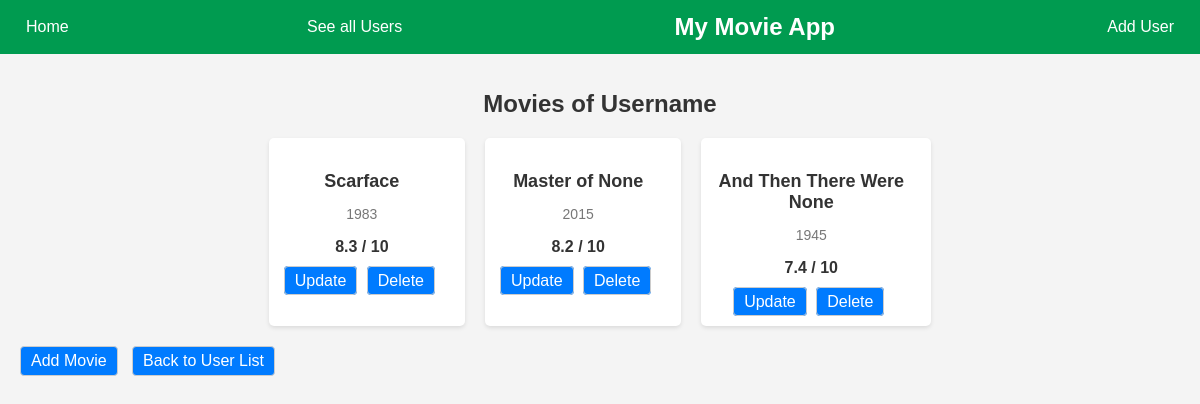
The page /users/2 on the database its author committed.
### storage/sqlite_data_manager.py (models this page shows)
        class User(self.db.Model):
            id = self.db.Column(self.db.Integer, primary_key=True)
            name = self.db.Column(self.db.String(80), unique=True, nullable=False)
            movies = self.db.relationship('Movie', backref='user', lazy=True)

        class Movie(self.db.Model):
            id = self.db.Column(self.db.Integer, primary_key=True)
            title = self.db.Column(self.db.String(120), nullable=False)
            director = self.db.Column(self.db.String(120))
            year = self.db.Column(self.db.Integer)
            rating = self.db.Column(self.db.Float)
            poster_url = self.db.Column(self.db.String(255))
            imdb_id = self.db.Column(self.db.String(20))
            user_id = self.db.Column(self.db.Integer, self.db.ForeignKey('user.id'), nullable=False)

### app.py (the view)
@app.route('/users/<int:user_id>')
def user_movies(user_id):
    user = data_manager.get_user_by_id(user_id)
    movies = data_manager.get_movies_by_user(user_id)
    return render_template('user_movies.html', user=user, movies=movies)

### storage/sqlite_data_manager.py (called while the page is built)
    def _convert_to_dict(self, db_object):
        return {col.name: getattr(db_object, col.name) for col in db_object.__table__.columns}

    def get_user_by_id(self, user_id):
        user = self.User.query.get(user_id)
        if user:
            return self._convert_to_dict(user)
        return None

    def get_movies_by_user(self, user_id):
        movies = self.Movie.query.filter_by(user_id=user_id).all()
        return [self._convert_to_dict(movie) for movie in movies]

### templates/user_movies.html (shortened to what this page needs)
{% extends 'base.html' %}
{% block content %}
    <div class="user-movies">
        <h1>Movies of {{ user.name }}</h1>
        <div class="movie-grid">
            {% for movie in movies %}
                <div class="movie">
                    <div class="movie-details">
                        <p class="movie-title">{{ movie.title }}</p>
                        <p class="movie-year">{{ movie.year }}</p>
                        <p class="movie-rating">{{ movie.rating }} / 10</p>
                        <a href="{{ url_for('update_movie', user_id=user.id, movie_id=movie.id) }}">Update</a>
                        <a href="{{ url_for('delete_movie', user_id=user.id, movie_id=movie.id) }}">Delete</a>
                    </div>
                </div>
            {% endfor %}
        </div>
        <a href="{{ url_for('add_movie', user_id=user.id) }}" class="add-movie-link">Add Movie</a>
        <a href="{{ url_for('users_list') }}" class="back-link">Back to User List</a>
    </div>
{% endblock %}

### static/style.css (style rules this page uses)
body { background: #f4f4f4; color: #333; font-family: 'Arial', sans-serif; margin: 0; padding: 0; }
h1 { text-align: center; font-size: 24px; margin-bottom: 20px; }
.movie-grid { display: flex; justify-content: center; flex-wrap: wrap; gap: 20px; }
.movie { background: white; border-radius: 5px; padding: 15px; box-shadow: 0 2px 4px rgba(0, 0, 0, 0.1); max-width: 200px; text-align: center; transition: all 0.3s ease; }
.movie-title { font-size: 18px; font-weight: bold; margin-bottom: 5px; }
.movie-year { font-size: 14px; color: #777; margin-bottom: 5px; }
.movie-rating { font-size: 16px; font-weight: bold; }
.user-movies { font-family: 'Arial', sans-serif; }
.user-movies h1 { font-size: 24px; margin-bottom: 20px; text-align: center; }
.user-movies .movie-details { flex-grow: 1; margin-right: 10px; }
.user-movies a { text-decoration: none; padding: 5px 10px; border: 1px solid #ccc; border-radius: 4px; margin-right: 5px; background-color: #007bff; color: white; transition: background-color 0.3s ease; }
.user-movies .add-movie-link { display: inline-block; margin-top: 20px; margin-right: 10px; }
.user-movies .back-link { display: inline-block; margin-top: 20px; }

### rows shown on the page
User: name "Username"
Movie: title "Scarface", year "1983", rating "8.3"
Movie: title "Master of None", year "2015", rating "8.2"
Movie: title "And Then There Were None", year "1945", rating "7.4"
